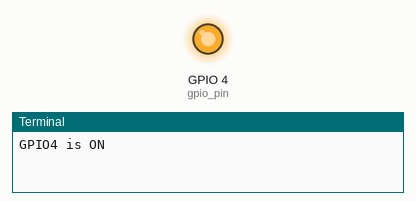
The program below on a simulated Raspberry Pi (BCM pin numbers). On the bench: output pins drawn as LEDs (lit = HIGH), the last lines printed to the terminal. At 5.0 s the program stops and its outputs stay as they are.

Above: at 0.1 s.
At 5.1 s:
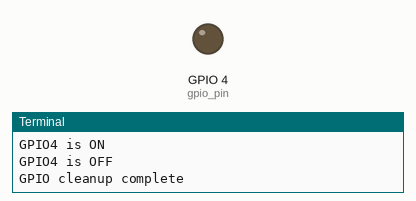
Timing chart, 0 to 6.5 s (numbered marks = the images above):
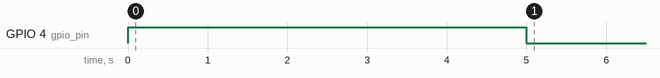

Measured:
- by itself, GPIO 4 (gpio_pin): LOW → HIGH at 0.00 s, → LOW 5.0 s later

The program:

alarm1.py
```python
import RPi.GPIO as GPIO
import time

# Setup GPIO
GPIO.setmode(GPIO.BCM)  # Use BCM pin numbering
gpio_pin = 4           # GPIO25

# Setup GPIO pin as output
GPIO.setup(gpio_pin, GPIO.OUT)

try:
    # Turn ALARM GPIO ON (HIGH)
    GPIO.output(gpio_pin, GPIO.HIGH)
    print("GPIO" + str(gpio_pin) +" is ON")

    # Wait for 0.1 seconds
    time.sleep(5)

    # Turn GPIO23 OFF (LOW)
    GPIO.output(gpio_pin, GPIO.LOW)
    print("GPIO" + str(gpio_pin) +" is OFF")

finally:
    # Clean up GPIO settings
    GPIO.cleanup()
    print("GPIO cleanup complete")
```
